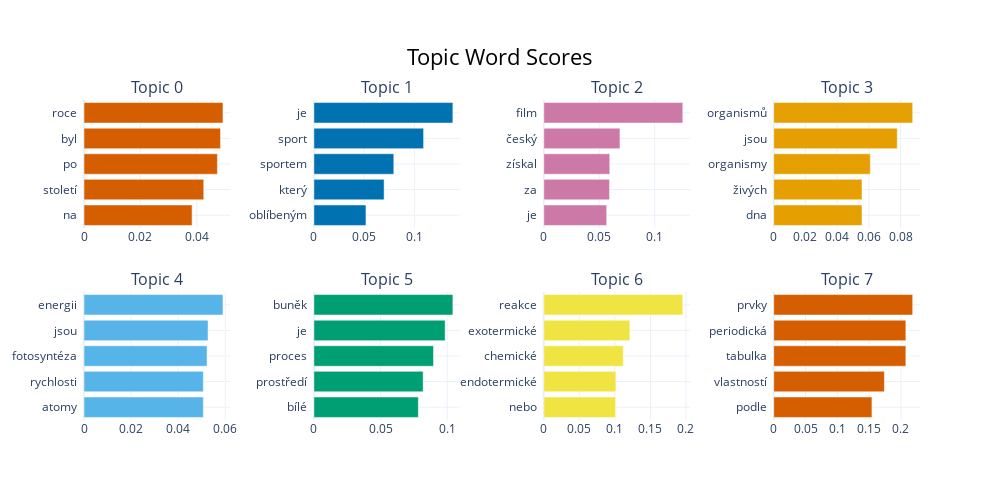

Here is the notebook cell this chart was saved with:
### Code cell
model.visualize_barchart(top_n_topics=10)

### Figure 1 — Plotly figure (JSON) as saved in the notebook; plotly's stock layout.template omitted (floating-point values rounded to 4 significant figures)
{"data": [{"marker": {"color": "#D55E00"}, "orientation": "h", "type": "bar", "x": [0.03833, 0.04246, 0.0473, 0.04841, 0.04928], "xaxis": "x", "y": ["na  ", "století  ", "po  ", "byl  ", "roce  "], "yaxis": "y"}, {"marker": {"color": "#0072B2"}, "orientation": "h", "type": "bar", "x": [0.05179, 0.06985, 0.07948, 0.1091, 0.1383], "xaxis": "x2", "y": ["oblíbeným  ", "který  ", "sportem  ", "sport  ", "je  "], "yaxis": "y2"}, {"marker": {"color": "#CC79A7"}, "orientation": "h", "type": "bar", "x": [0.05671, 0.05927, 0.05948, 0.06866, 0.1253], "xaxis": "x3", "y": ["je  ", "za  ", "získal  ", "český  ", "film  "], "yaxis": "y3"}, {"marker": {"color": "#E69F00"}, "orientation": "h", "type": "bar", "x": [0.05566, 0.05566, 0.06091, 0.0779, 0.08763], "xaxis": "x4", "y": ["dna  ", "živých  ", "organismy  ", "jsou  ", "organismů  "], "yaxis": "y4"}, {"marker": {"color": "#56B4E9"}, "orientation": "h", "type": "bar", "x": [0.05071, 0.05071, 0.05229, 0.05272, 0.05906], "xaxis": "x5", "y": ["atomy  ", "rychlosti  ", "fotosyntéza  ", "jsou  ", "energii  "], "yaxis": "y5"}, {"marker": {"color": "#009E73"}, "orientation": "h", "type": "bar", "x": [0.07835, 0.08196, 0.08974, 0.09847, 0.1043], "xaxis": "x6", "y": ["bílé  ", "prostředí  ", "proces  ", "je  ", "buněk  "], "yaxis": "y6"}, {"marker": {"color": "#F0E442"}, "orientation": "h", "type": "bar", "x": [0.101, 0.1014, 0.1118, 0.121, 0.1955], "xaxis": "x7", "y": ["nebo  ", "endotermické  ", "chemické  ", "exotermické  ", "reakce  "], "yaxis": "y7"}, {"marker": {"color": "#D55E00"}, "orientation": "h", "type": "bar", "x": [0.1544, 0.174, 0.2077, 0.2077, 0.2185], "xaxis": "x8", "y": ["podle  ", "vlastností  ", "tabulka  ", "periodická  ", "prvky  "], "yaxis": "y8"}], "layout": {"annotations": [{"font": {"size": 16}, "showarrow": false, "text": "Topic 0", "x": 0.0875, "xanchor": "center", "xref": "paper", "y": 1, "yanchor": "bottom", "yref": "paper"}, {"font": {"size": 16}, "showarrow": false, "text": "Topic 1", "x": 0.3625, "xanchor": "center", "xref": "paper", "y": 1, "yanchor": "bottom", "yref": "paper"}, {"font": {"size": 16}, "showarrow": false, "text": "Topic 2", "x": 0.6375, "xanchor": "center", "xref": "paper", "y": 1, "yanchor": "bottom", "yref": "paper"}, {"font": {"size": 16}, "showarrow": false, "text": "Topic 3", "x": 0.9125, "xanchor": "center", "xref": "paper", "y": 1, "yanchor": "bottom", "yref": "paper"}, {"font": {"size": 16}, "showarrow": false, "text": "Topic 4", "x": 0.0875, "xanchor": "center", "xref": "paper", "y": 0.4, "yanchor": "bottom", "yref": "paper"}, {"font": {"size": 16}, "showarrow": false, "text": "Topic 5", "x": 0.3625, "xanchor": "center", "xref": "paper", "y": 0.4, "yanchor": "bottom", "yref": "paper"}, {"font": {"size": 16}, "showarrow": false, "text": "Topic 6", "x": 0.6375, "xanchor": "center", "xref": "paper", "y": 0.4, "yanchor": "bottom", "yref": "paper"}, {"font": {"size": 16}, "showarrow": false, "text": "Topic 7", "x": 0.9125, "xanchor": "center", "xref": "paper", "y": 0.4, "yanchor": "bottom", "yref": "paper"}], "height": 500, "hoverlabel": {"bgcolor": "white", "font": {"family": "Rockwell", "size": 16}}, "showlegend": false, "title": {"font": {"color": "Black", "size": 22}, "text": "Topic Word Scores", "x": 0.5, "xanchor": "center", "yanchor": "top"}, "width": 1000, "xaxis": {"anchor": "y", "domain": [0, 0.175], "showgrid": true}, "xaxis2": {"anchor": "y2", "domain": [0.275, 0.45], "showgrid": true}, "xaxis3": {"anchor": "y3", "domain": [0.55, 0.725], "showgrid": true}, "xaxis4": {"anchor": "y4", "domain": [0.825, 1], "showgrid": true}, "xaxis5": {"anchor": "y5", "domain": [0, 0.175], "showgrid": true}, "xaxis6": {"anchor": "y6", "domain": [0.275, 0.45], "showgrid": true}, "xaxis7": {"anchor": "y7", "domain": [0.55, 0.725], "showgrid": true}, "xaxis8": {"anchor": "y8", "domain": [0.825, 1], "showgrid": true}, "yaxis": {"anchor": "x", "domain": [0.6, 1], "showgrid": true}, "yaxis2": {"anchor": "x2", "domain": [0.6, 1], "showgrid": true}, "yaxis3": {"anchor": "x3", "domain": [0.6, 1], "showgrid": true}, "yaxis4": {"anchor": "x4", "domain": [0.6, 1], "showgrid": true}, "yaxis5": {"anchor": "x5", "domain": [0, 0.4], "showgrid": true}, "yaxis6": {"anchor": "x6", "domain": [0, 0.4], "showgrid": true}, "yaxis7": {"anchor": "x7", "domain": [0, 0.4], "showgrid": true}, "yaxis8": {"anchor": "x8", "domain": [0, 0.4], "showgrid": true}}}
